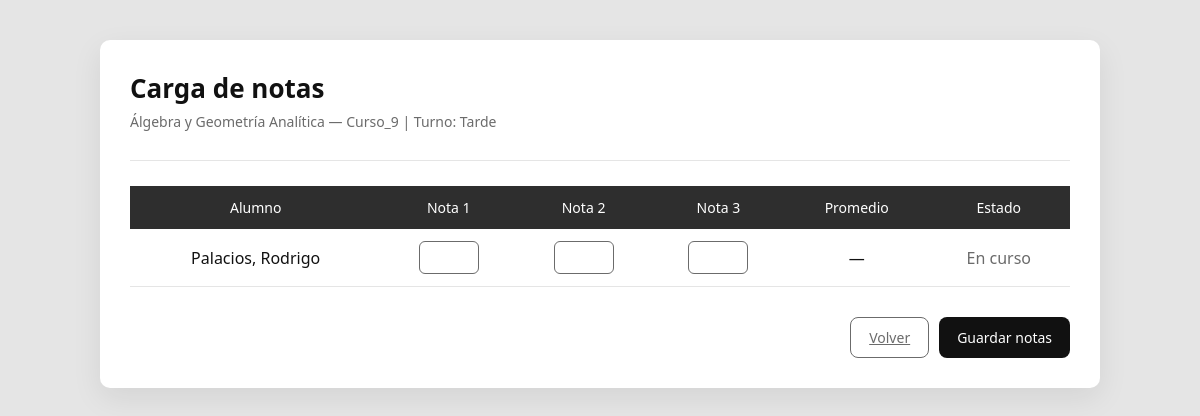
/profesores/cargar-nota/9/ (signed in), run on an earlier commit of the app's database.
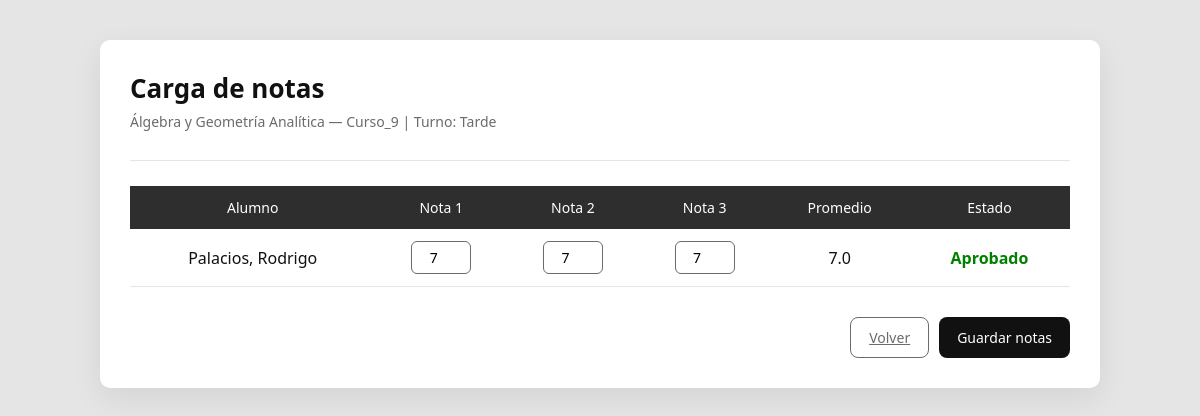
And on a later commit of the database.
### UTN/models.py (models this page shows, shortened)
class AlumnoMateriaCurso(models.Model):
    id_alumno_materia_curso = models.AutoField(primary_key=True)
    alumno = models.ForeignKey(
        Alumno,
        on_delete=models.CASCADE,
        related_name='materias_curso'
    )
    materia_curso = models.ForeignKey(
        MateriaCurso,
        on_delete=models.CASCADE,
        related_name='alumnos'
    )
    nota_1 = models.PositiveSmallIntegerField(null=True, blank=True)
    nota_2 = models.PositiveSmallIntegerField(null=True, blank=True)
    nota_3 = models.PositiveSmallIntegerField(null=True, blank=True)
    promedio = models.FloatField(null=True, blank=True)
    nota = models.PositiveSmallIntegerField(null=True, blank=True)
    aprobado = models.BooleanField(default=False)
    finalizado = models.BooleanField(default=False)
    class Meta:
        unique_together = ('alumno', 'materia_curso')

class Alumno(models.Model):
    user = models.OneToOneField(settings.AUTH_USER_MODEL, on_delete=models.CASCADE, related_name='alumno', null=True)
    id_alumno = models.AutoField(primary_key=True)
    nombre = models.CharField(max_length=50, default="")
    apellido = models.CharField(max_length=50, default="")
    dni = models.CharField(max_length=20, unique=True, default="")
    email = models.EmailField(default="")
    anio_universitario = models.PositiveIntegerField(validators=[MinValueValidator(1), MaxValueValidator(10)], default=1)
    carrera = models.ForeignKey(Carrera, on_delete=models.CASCADE, related_name='alumnos', null=True, blank=True)

### UTN/views.py (the view, shortened to what this page needs)
# urls.py: path("profesores/cargar-nota/<int:clase_id>/", cargar_nota, name="cargar_nota"),
@login_required
def cargar_nota(request, clase_id):
    curso = get_object_or_404(
        MateriaCurso,
        id_materia_curso=clase_id
    )
    inscripciones = AlumnoMateriaCurso.objects.filter(
        materia_curso=curso
    ).select_related('alumno')
    return render(
        request,
        "profesores/cargar_nota.html",
        {
            "curso": curso,
            "inscripciones": inscripciones
        }
    )

### UTN/templates/profesores/cargar_nota.html (shortened to what this page needs)
<!DOCTYPE html>
<html lang="es">
<head>
</head>
<body>
<div class="container">
    <div class="header">
        <h1>Carga de notas</h1>
        <p>
            {{ curso.materia.nombre }} —
            {{ curso.curso.nombre }} |
            Turno: {{ curso.get_turno_cursado_display }}
        </p>
    </div>
    <form method="post">
        <table>
            <thead>
                <tr>
                    <th>Alumno</th>
                    <th>Nota 1</th>
                    <th>Nota 2</th>
                    <th>Nota 3</th>
                    <th>Promedio</th>
                    <th>Estado</th>
                </tr>
            </thead>
            <tbody>
                {% for ins in inscripciones %}
                <tr>
                    <td>
                        {{ ins.alumno.apellido }}, {{ ins.alumno.nombre }}
                    </td>
                    <td>
                        <input type="number" min="1" max="10"
                            name="nota_1_{{ ins.pk }}"
                            value="{{ ins.nota_1|default_if_none:'' }}">
                    </td>
                    <td>
                        <input type="number" min="1" max="10"
                            name="nota_2_{{ ins.pk }}"
                            value="{{ ins.nota_2|default_if_none:'' }}">
                    </td>
                    <td>
                        <input type="number" min="1" max="10"
                               name="nota_3_{{ ins.pk }}"
                               value="{{ ins.nota_3|default_if_none:'' }}">
                    </td>
                    <td>
                        {{ ins.promedio|default:"—" }}
                    </td>
                    <td>
                        {% if ins.finalizado %}
                            {% if ins.aprobado %}
                                <span class="estado-aprobado">Aprobado</span>
                            {% else %}
                                <span class="estado-desaprobado">Desaprobado</span>
                            {% endif %}
                        {% else %}
                            <span class="estado-curso">En curso</span>
                        {% endif %}
                    </td>
                </tr>
                {% empty %}
                <tr>
                    <td colspan="6" style="text-align:center; color: var(--gris);">
                        No hay alumnos inscriptos en esta materia.
                    </td>
                </tr>
                {% endfor %}
            </tbody>
        </table>
        <div class="acciones">
            <a href="{% url 'mis_clases' %}" class="btn btn-volver">
                Volver
            </a>
            <button type="submit" class="btn btn-guardar">
                Guardar notas
            </button>
        </div>
    </form>
</div>
</body>
</html>

What changed in the data, as far as the page shows it:
changed AlumnoMateriaCurso "Palacios": nota_1 (not shown) → "7"; nota_2 (not shown) → "7"; nota_3 (not shown) → "7"; promedio "—" → "7.0"; finalizado "En curso" → "Aprobado"
